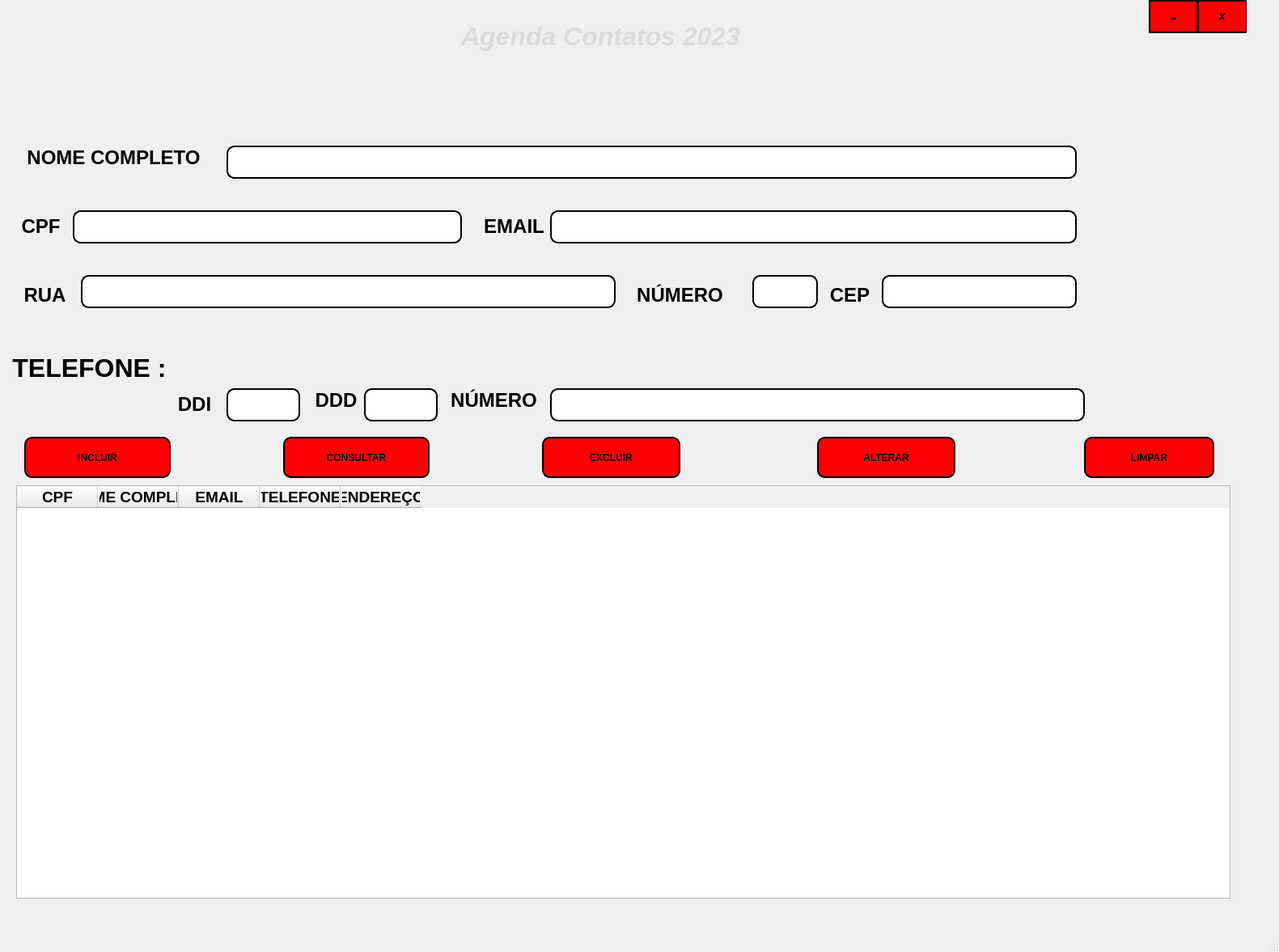
<?xml version="1.0" encoding="UTF-8"?>
<ui version="4.0">
 <class>MainWindow</class>
 <widget class="QMainWindow" name="MainWindow">
  <property name="geometry">
   <rect>
    <x>0</x>
    <y>0</y>
    <width>1581</width>
    <height>1177</height>
   </rect>
  </property>
  <property name="windowTitle">
   <string>MainWindow</string>
  </property>
  <property name="styleSheet">
   <string notr="true">QWidget {
    box-shadow: 0px 0px 20px rgba(0, 0, 0, 0.5);
}</string>
  </property>
  <widget class="QWidget" name="centralwidget">
   <property name="palette">
    <palette>
     <active>
      <colorrole role="WindowText">
       <brush brushstyle="SolidPattern">
        <color alpha="255">
         <red>218</red>
         <green>218</green>
         <blue>218</blue>
        </color>
       </brush>
      </colorrole>
     </active>
     <inactive>
      <colorrole role="WindowText">
       <brush brushstyle="SolidPattern">
        <color alpha="255">
         <red>218</red>
         <green>218</green>
         <blue>218</blue>
        </color>
       </brush>
      </colorrole>
     </inactive>
     <disabled>
      <colorrole role="WindowText">
       <brush brushstyle="SolidPattern">
        <color alpha="96">
         <red>164</red>
         <green>166</green>
         <blue>168</blue>
        </color>
       </brush>
      </colorrole>
     </disabled>
    </palette>
   </property>
   <widget class="QTableWidget" name="tableWidgetListaDeContatos">
    <property name="geometry">
     <rect>
      <x>20</x>
      <y>600</y>
      <width>1501</width>
      <height>511</height>
     </rect>
    </property>
    <property name="styleSheet">
     <string notr="true"/>
    </property>
    <column>
     <property name="text">
      <string>CPF</string>
     </property>
     <property name="font">
      <font>
       <pointsize>14</pointsize>
       <bold>true</bold>
      </font>
     </property>
    </column>
    <column>
     <property name="text">
      <string>NOME COMPLETO</string>
     </property>
     <property name="font">
      <font>
       <pointsize>14</pointsize>
       <bold>true</bold>
      </font>
     </property>
    </column>
    <column>
     <property name="text">
      <string>EMAIL</string>
     </property>
     <property name="font">
      <font>
       <pointsize>14</pointsize>
       <bold>true</bold>
      </font>
     </property>
    </column>
    <column>
     <property name="text">
      <string>TELEFONE</string>
     </property>
     <property name="font">
      <font>
       <pointsize>14</pointsize>
       <bold>true</bold>
      </font>
     </property>
    </column>
    <column>
     <property name="text">
      <string>ENDEREÇO</string>
     </property>
     <property name="font">
      <font>
       <pointsize>14</pointsize>
       <bold>true</bold>
      </font>
     </property>
    </column>
   </widget>
   <widget class="QLabel" name="label_Telefone">
    <property name="enabled">
     <bool>true</bool>
    </property>
    <property name="geometry">
     <rect>
      <x>0</x>
      <y>430</y>
      <width>221</width>
      <height>51</height>
     </rect>
    </property>
    <property name="text">
     <string>&lt;html&gt;&lt;head/&gt;&lt;body&gt;&lt;p align=&quot;center&quot;&gt;&lt;span style=&quot; font-size:24pt; font-weight:700; color:#000000;&quot;&gt;TELEFONE :&lt;/span&gt;&lt;/p&gt;&lt;/body&gt;&lt;/html&gt;</string>
    </property>
   </widget>
   <widget class="QLabel" name="label_CEP">
    <property name="geometry">
     <rect>
      <x>1010</x>
      <y>340</y>
      <width>81</width>
      <height>51</height>
     </rect>
    </property>
    <property name="text">
     <string>&lt;html&gt;&lt;head/&gt;&lt;body&gt;&lt;p align=&quot;center&quot;&gt;&lt;span style=&quot; font-size:18pt; font-weight:700; color:#000000;&quot;&gt;CEP&lt;/span&gt;&lt;/p&gt;&lt;/body&gt;&lt;/html&gt;</string>
    </property>
   </widget>
   <widget class="QLineEdit" name="lineEdit_CEP">
    <property name="geometry">
     <rect>
      <x>1090</x>
      <y>340</y>
      <width>241</width>
      <height>41</height>
     </rect>
    </property>
    <property name="font">
     <font>
      <pointsize>12</pointsize>
      <bold>true</bold>
     </font>
    </property>
    <property name="styleSheet">
     <string notr="true">QLineEdit {
   border: 2px solid black;
    border-radius: 10px;
}
QLineEdit:focus {
    color: red;
}</string>
    </property>
   </widget>
   <widget class="QLabel" name="label_CPF">
    <property name="geometry">
     <rect>
      <x>10</x>
      <y>260</y>
      <width>81</width>
      <height>41</height>
     </rect>
    </property>
    <property name="text">
     <string>&lt;html&gt;&lt;head/&gt;&lt;body&gt;&lt;p align=&quot;center&quot;&gt;&lt;span style=&quot; font-size:18pt; font-weight:700; color:#000000;&quot;&gt;CPF&lt;/span&gt;&lt;/p&gt;&lt;/body&gt;&lt;/html&gt;</string>
    </property>
   </widget>
   <widget class="QLineEdit" name="lineEditCPF">
    <property name="geometry">
     <rect>
      <x>90</x>
      <y>260</y>
      <width>481</width>
      <height>41</height>
     </rect>
    </property>
    <property name="font">
     <font>
      <pointsize>12</pointsize>
      <bold>true</bold>
     </font>
    </property>
    <property name="styleSheet">
     <string notr="true">QLineEdit {
   border: 2px solid black;
    border-radius: 10px;
}
QLineEdit:focus {
    color: red;
}</string>
    </property>
   </widget>
   <widget class="QLineEdit" name="lineEditNomeCompleto">
    <property name="geometry">
     <rect>
      <x>280</x>
      <y>180</y>
      <width>1051</width>
      <height>41</height>
     </rect>
    </property>
    <property name="font">
     <font>
      <pointsize>12</pointsize>
      <bold>true</bold>
     </font>
    </property>
    <property name="styleSheet">
     <string notr="true">QLineEdit {
   border: 2px solid black;
    border-radius: 10px;
}
QLineEdit:focus {
    color: red;
}</string>
    </property>
   </widget>
   <widget class="QLabel" name="label_NomeCompleto">
    <property name="geometry">
     <rect>
      <x>10</x>
      <y>170</y>
      <width>261</width>
      <height>51</height>
     </rect>
    </property>
    <property name="text">
     <string>&lt;html&gt;&lt;head/&gt;&lt;body&gt;&lt;p align=&quot;center&quot;&gt;&lt;span style=&quot; font-size:18pt; font-weight:700; color:#000000;&quot;&gt;NOME COMPLETO&lt;/span&gt;&lt;/p&gt;&lt;/body&gt;&lt;/html&gt;</string>
    </property>
   </widget>
   <widget class="QLineEdit" name="lineEditEmail">
    <property name="enabled">
     <bool>true</bool>
    </property>
    <property name="geometry">
     <rect>
      <x>680</x>
      <y>260</y>
      <width>651</width>
      <height>41</height>
     </rect>
    </property>
    <property name="font">
     <font>
      <pointsize>12</pointsize>
      <bold>true</bold>
     </font>
    </property>
    <property name="styleSheet">
     <string notr="true">QLineEdit {
   border: 2px solid black;
    border-radius: 10px;
}
QLineEdit:focus {
    color: red;
}</string>
    </property>
   </widget>
   <widget class="QLabel" name="label_Email">
    <property name="geometry">
     <rect>
      <x>580</x>
      <y>260</y>
      <width>111</width>
      <height>41</height>
     </rect>
    </property>
    <property name="text">
     <string>&lt;html&gt;&lt;head/&gt;&lt;body&gt;&lt;p align=&quot;center&quot;&gt;&lt;span style=&quot; font-size:18pt; font-weight:700; color:#000000;&quot;&gt;EMAIL&lt;/span&gt;&lt;/p&gt;&lt;/body&gt;&lt;/html&gt;</string>
    </property>
   </widget>
   <widget class="QLabel" name="label_Logradouro">
    <property name="geometry">
     <rect>
      <x>10</x>
      <y>340</y>
      <width>91</width>
      <height>51</height>
     </rect>
    </property>
    <property name="text">
     <string>&lt;html&gt;&lt;head/&gt;&lt;body&gt;&lt;p align=&quot;center&quot;&gt;&lt;span style=&quot; font-size:18pt; font-weight:700; color:#000000;&quot;&gt;RUA&lt;/span&gt;&lt;/p&gt;&lt;/body&gt;&lt;/html&gt;</string>
    </property>
   </widget>
   <widget class="QLineEdit" name="lineEditLogradouro">
    <property name="geometry">
     <rect>
      <x>100</x>
      <y>340</y>
      <width>661</width>
      <height>41</height>
     </rect>
    </property>
    <property name="font">
     <font>
      <pointsize>12</pointsize>
      <bold>true</bold>
     </font>
    </property>
    <property name="styleSheet">
     <string notr="true">QLineEdit {
   border: 2px solid black;
    border-radius: 10px;
}
QLineEdit:focus {
    color: red;
}</string>
    </property>
   </widget>
   <widget class="QLabel" name="label_Numero">
    <property name="geometry">
     <rect>
      <x>760</x>
      <y>340</y>
      <width>161</width>
      <height>51</height>
     </rect>
    </property>
    <property name="text">
     <string>&lt;html&gt;&lt;head/&gt;&lt;body&gt;&lt;p align=&quot;center&quot;&gt;&lt;span style=&quot; font-size:18pt; font-weight:700; color:#000000;&quot;&gt;NÚMERO&lt;/span&gt;&lt;/p&gt;&lt;/body&gt;&lt;/html&gt;</string>
    </property>
   </widget>
   <widget class="QLineEdit" name="lineEdit_NumeroCasa">
    <property name="geometry">
     <rect>
      <x>930</x>
      <y>340</y>
      <width>81</width>
      <height>41</height>
     </rect>
    </property>
    <property name="font">
     <font>
      <pointsize>12</pointsize>
      <bold>true</bold>
     </font>
    </property>
    <property name="styleSheet">
     <string notr="true">QLineEdit {
   border: 2px solid black;
    border-radius: 10px;
}
QLineEdit:focus {
    color: red;
}</string>
    </property>
   </widget>
   <widget class="QLabel" name="label_DDI">
    <property name="geometry">
     <rect>
      <x>210</x>
      <y>480</y>
      <width>61</width>
      <height>41</height>
     </rect>
    </property>
    <property name="text">
     <string>&lt;html&gt;&lt;head/&gt;&lt;body&gt;&lt;p align=&quot;center&quot;&gt;&lt;span style=&quot; font-size:18pt; font-weight:700; color:#000000;&quot;&gt;DDI&lt;/span&gt;&lt;/p&gt;&lt;/body&gt;&lt;/html&gt;</string>
    </property>
   </widget>
   <widget class="QLineEdit" name="lineEditDDI">
    <property name="geometry">
     <rect>
      <x>280</x>
      <y>480</y>
      <width>91</width>
      <height>41</height>
     </rect>
    </property>
    <property name="font">
     <font>
      <pointsize>12</pointsize>
      <bold>true</bold>
     </font>
    </property>
    <property name="styleSheet">
     <string notr="true">QLineEdit {
   border: 2px solid black;
    border-radius: 10px;
}
QLineEdit:focus {
    color: red;
}</string>
    </property>
   </widget>
   <widget class="QLabel" name="label_DDD">
    <property name="geometry">
     <rect>
      <x>380</x>
      <y>480</y>
      <width>71</width>
      <height>31</height>
     </rect>
    </property>
    <property name="text">
     <string>&lt;html&gt;&lt;head/&gt;&lt;body&gt;&lt;p align=&quot;center&quot;&gt;&lt;span style=&quot; font-size:18pt; font-weight:700; color:#000000;&quot;&gt;DDD&lt;/span&gt;&lt;/p&gt;&lt;/body&gt;&lt;/html&gt;</string>
    </property>
   </widget>
   <widget class="QLineEdit" name="lineEditDDD">
    <property name="geometry">
     <rect>
      <x>450</x>
      <y>480</y>
      <width>91</width>
      <height>41</height>
     </rect>
    </property>
    <property name="font">
     <font>
      <pointsize>12</pointsize>
      <bold>true</bold>
     </font>
    </property>
    <property name="styleSheet">
     <string notr="true">QLineEdit {
   border: 2px solid black;
    border-radius: 10px;
}
QLineEdit:focus {
    color: red;
}</string>
    </property>
   </widget>
   <widget class="QLineEdit" name="lineEditNumero">
    <property name="geometry">
     <rect>
      <x>680</x>
      <y>480</y>
      <width>661</width>
      <height>41</height>
     </rect>
    </property>
    <property name="font">
     <font>
      <pointsize>12</pointsize>
      <bold>true</bold>
     </font>
    </property>
    <property name="styleSheet">
     <string notr="true">QLineEdit {
   border: 2px solid black;
    border-radius: 10px;
}
QLineEdit:focus {
    color: red;
}</string>
    </property>
    <property name="text">
     <string/>
    </property>
   </widget>
   <widget class="QLabel" name="label_NumeroTelefone">
    <property name="geometry">
     <rect>
      <x>540</x>
      <y>480</y>
      <width>141</width>
      <height>31</height>
     </rect>
    </property>
    <property name="text">
     <string>&lt;html&gt;&lt;head/&gt;&lt;body&gt;&lt;p align=&quot;center&quot;&gt;&lt;span style=&quot; font-size:18pt; font-weight:700; color:#000000;&quot;&gt;NÚMERO&lt;/span&gt;&lt;/p&gt;&lt;/body&gt;&lt;/html&gt;</string>
    </property>
   </widget>
   <widget class="QPushButton" name="pushButtonAlterar">
    <property name="geometry">
     <rect>
      <x>1010</x>
      <y>540</y>
      <width>171</width>
      <height>51</height>
     </rect>
    </property>
    <property name="font">
     <font>
      <bold>true</bold>
     </font>
    </property>
    <property name="styleSheet">
     <string notr="true">QPushButton {
   border: 2px solid black;
   background-color: red;
    border-radius: 10px;
}

QPushButton:pressed {
    background-color: white;
    color: black;
}

QPushButton:released {
    background-color: black;
    color: white;
}
</string>
    </property>
    <property name="text">
     <string>ALTERAR</string>
    </property>
    <property name="icon">
     <iconset>
      <normaloff>../../../Fundo Icones Programas/icons8-macho-de-configurações-de-admin-30.png</normaloff>../../../Fundo Icones Programas/icons8-macho-de-configurações-de-admin-30.png</iconset>
    </property>
    <property name="iconSize">
     <size>
      <width>30</width>
      <height>30</height>
     </size>
    </property>
   </widget>
   <widget class="QPushButton" name="pushButtonConsultar">
    <property name="geometry">
     <rect>
      <x>350</x>
      <y>540</y>
      <width>181</width>
      <height>51</height>
     </rect>
    </property>
    <property name="font">
     <font>
      <bold>true</bold>
     </font>
    </property>
    <property name="styleSheet">
     <string notr="true">QPushButton {
   border: 2px solid black;
   background-color: red;
    border-radius: 10px;
}

QPushButton:pressed {
    background-color: white;
    color: black;
}

QPushButton:released {
    background-color: black;
    color: white;
}
</string>
    </property>
    <property name="text">
     <string>CONSULTAR</string>
    </property>
    <property name="icon">
     <iconset>
      <normaloff>../../../Fundo Icones Programas/icons8-procurar-usuário-masculino-26.png</normaloff>../../../Fundo Icones Programas/icons8-procurar-usuário-masculino-26.png</iconset>
    </property>
    <property name="iconSize">
     <size>
      <width>30</width>
      <height>30</height>
     </size>
    </property>
   </widget>
   <widget class="QPushButton" name="pushButtonIncluir">
    <property name="geometry">
     <rect>
      <x>30</x>
      <y>540</y>
      <width>181</width>
      <height>51</height>
     </rect>
    </property>
    <property name="font">
     <font>
      <family>Ubuntu</family>
      <bold>true</bold>
     </font>
    </property>
    <property name="styleSheet">
     <string notr="true">QPushButton {
   border: 2px solid black;
   background-color: red;
    border-radius: 10px;
}

QPushButton:pressed {
    background-color: white;
    color: black;
}

QPushButton:released {
    background-color: black;
    color: white;
}
</string>
    </property>
    <property name="text">
     <string>INCLUIR</string>
    </property>
    <property name="icon">
     <iconset>
      <normaloff>../../../Fundo Icones Programas/icons8-usuário-50.png</normaloff>../../../Fundo Icones Programas/icons8-usuário-50.png</iconset>
    </property>
    <property name="iconSize">
     <size>
      <width>30</width>
      <height>30</height>
     </size>
    </property>
    <property name="checkable">
     <bool>false</bool>
    </property>
    <property name="autoRepeat">
     <bool>false</bool>
    </property>
    <property name="autoExclusive">
     <bool>false</bool>
    </property>
    <property name="autoRepeatDelay">
     <number>496</number>
    </property>
    <property name="autoRepeatInterval">
     <number>500</number>
    </property>
   </widget>
   <widget class="QPushButton" name="pushButtonExcluir">
    <property name="geometry">
     <rect>
      <x>670</x>
      <y>540</y>
      <width>171</width>
      <height>51</height>
     </rect>
    </property>
    <property name="font">
     <font>
      <bold>true</bold>
     </font>
    </property>
    <property name="styleSheet">
     <string notr="true">QPushButton {
     border: 2px solid black;
   background-color: red;
    border-radius: 10px;
}

QPushButton:pressed {
    background-color: white;
    color: black;
}

QPushButton:released {
    background-color: black;
    color: white;
}
</string>
    </property>
    <property name="text">
     <string>EXCLUIR</string>
    </property>
    <property name="icon">
     <iconset>
      <normaloff>../../../Fundo Icones Programas/icons8-descarte-de-lixo-50.png</normaloff>../../../Fundo Icones Programas/icons8-descarte-de-lixo-50.png</iconset>
    </property>
    <property name="iconSize">
     <size>
      <width>30</width>
      <height>30</height>
     </size>
    </property>
   </widget>
   <widget class="QPushButton" name="pushButtonLimpar">
    <property name="geometry">
     <rect>
      <x>1340</x>
      <y>540</y>
      <width>161</width>
      <height>51</height>
     </rect>
    </property>
    <property name="font">
     <font>
      <bold>true</bold>
     </font>
    </property>
    <property name="styleSheet">
     <string notr="true">QPushButton {
   border: 2px solid black;
   background-color: red;
    border-radius: 10px;
}

QPushButton:pressed {
    background-color: white;
    color: black;
}

QPushButton:released {
    background-color: black;
    color: white;
}
</string>
    </property>
    <property name="text">
     <string>LIMPAR</string>
    </property>
    <property name="icon">
     <iconset>
      <normaloff>../../../Fundo Icones Programas/icons8-zelador-50.png</normaloff>../../../Fundo Icones Programas/icons8-zelador-50.png</iconset>
    </property>
    <property name="iconSize">
     <size>
      <width>30</width>
      <height>30</height>
     </size>
    </property>
   </widget>
   <widget class="QLabel" name="label_2">
    <property name="geometry">
     <rect>
      <x>570</x>
      <y>20</y>
      <width>441</width>
      <height>51</height>
     </rect>
    </property>
    <property name="text">
     <string>&lt;html&gt;&lt;head/&gt;&lt;body&gt;&lt;p&gt;&lt;span style=&quot; font-size:24pt; font-weight:700; font-style:italic;&quot;&gt;Agenda Contatos 2023&lt;/span&gt;&lt;/p&gt;&lt;/body&gt;&lt;/html&gt;</string>
    </property>
   </widget>
   <widget class="QPushButton" name="pushButton">
    <property name="geometry">
     <rect>
      <x>1480</x>
      <y>0</y>
      <width>61</width>
      <height>41</height>
     </rect>
    </property>
    <property name="font">
     <font>
      <italic>true</italic>
      <bold>true</bold>
     </font>
    </property>
    <property name="styleSheet">
     <string notr="true">QPushButton {
   border: 2px solid black;
   background-color: red;
    border-radius: 0px;
}

QPushButton:pressed {
    background-color: white;
    color: black;
}

QPushButton:released {
    background-color: black;
    color: white;
}
</string>
    </property>
    <property name="text">
     <string>X</string>
    </property>
   </widget>
   <widget class="QPushButton" name="pushButton_2">
    <property name="geometry">
     <rect>
      <x>1420</x>
      <y>0</y>
      <width>61</width>
      <height>41</height>
     </rect>
    </property>
    <property name="font">
     <font>
      <pointsize>20</pointsize>
      <italic>false</italic>
      <bold>false</bold>
     </font>
    </property>
    <property name="styleSheet">
     <string notr="true">QPushButton {
   border: 2px solid black;
   background-color: red;
    border-radius: 0px;
}

QPushButton:pressed {
    background-color: white;
    color: black;
}

QPushButton:released {
    background-color: black;
    color: white;
}
</string>
    </property>
    <property name="text">
     <string>-</string>
    </property>
   </widget>
   <widget class="QLabel" name="label">
    <property name="geometry">
     <rect>
      <x>-8</x>
      <y>-1</y>
      <width>1631</width>
      <height>1281</height>
     </rect>
    </property>
    <property name="text">
     <string/>
    </property>
    <property name="pixmap">
     <pixmap>../../../Fundo Icones Programas/Fundo.jpg</pixmap>
    </property>
    <property name="scaledContents">
     <bool>true</bool>
    </property>
   </widget>
   <zorder>label</zorder>
   <zorder>tableWidgetListaDeContatos</zorder>
   <zorder>label_Telefone</zorder>
   <zorder>label_CEP</zorder>
   <zorder>lineEdit_CEP</zorder>
   <zorder>label_CPF</zorder>
   <zorder>lineEditCPF</zorder>
   <zorder>lineEditNomeCompleto</zorder>
   <zorder>label_NomeCompleto</zorder>
   <zorder>lineEditEmail</zorder>
   <zorder>label_Email</zorder>
   <zorder>label_Logradouro</zorder>
   <zorder>lineEditLogradouro</zorder>
   <zorder>label_Numero</zorder>
   <zorder>lineEdit_NumeroCasa</zorder>
   <zorder>label_DDI</zorder>
   <zorder>lineEditDDI</zorder>
   <zorder>label_DDD</zorder>
   <zorder>lineEditDDD</zorder>
   <zorder>lineEditNumero</zorder>
   <zorder>label_NumeroTelefone</zorder>
   <zorder>pushButtonAlterar</zorder>
   <zorder>pushButtonConsultar</zorder>
   <zorder>pushButtonIncluir</zorder>
   <zorder>pushButtonExcluir</zorder>
   <zorder>pushButtonLimpar</zorder>
   <zorder>label_2</zorder>
   <zorder>pushButton</zorder>
   <zorder>pushButton_2</zorder>
  </widget>
  <widget class="QMenuBar" name="menubar">
   <property name="geometry">
    <rect>
     <x>0</x>
     <y>0</y>
     <width>1581</width>
     <height>26</height>
    </rect>
   </property>
  </widget>
  <widget class="QStatusBar" name="statusbar"/>
 </widget>
 <resources/>
 <connections/>
</ui>
